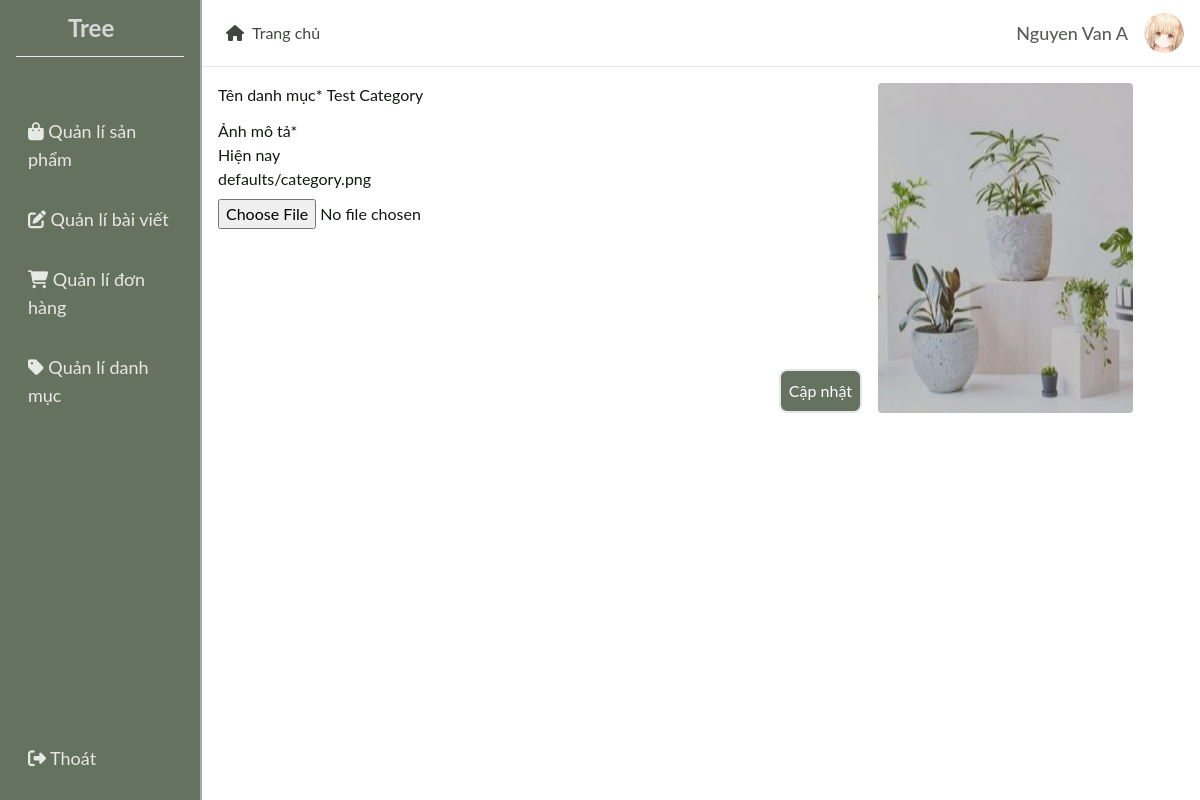
Page /category/10/update/ (signed in) on the committed database.
### user/models.py (models this page shows, shortened)
class Profile(models.Model):
    user = models.OneToOneField(User, on_delete=models.CASCADE)
    email_confirmed = models.BooleanField(default=False)
    avatar = ProcessedImageField(
        upload_to=hashed_filename,
        default="defaults/avatar.png",
        processors=[ResizeToFill(64, 64)],
        format="PNG",
        options={"quality": 60},
    )
    bio = models.TextField(max_length=500, blank=True)
    def full_name(self):
        return f"{self.user.first_name} {self.user.last_name}"

### core/models.py (models this page shows, shortened)
class BaseModel(models.Model):
    created_at = models.DateTimeField(auto_now_add=True)
    updated_at = models.DateTimeField(auto_now=True)
    class Meta:
        abstract = True

class Category(BaseModel):
    label = models.CharField(max_length=255, unique=True, blank=False)
    image = ProcessedImageField(
        upload_to=hashed_filename,
        default="defaults/category.png",
        processors=[ResizeToFill(320, 320)],
        format="PNG",
        options={"quality": 60},
    )
    slug = models.SlugField(max_length=255, unique=True)

### core/views.py (the view)
class CategoryUpdateView(AdminRequiredMixin, SuccessMessageMixin, UpdateView):
    model = Category
    form_class = CategoryForm
    template_name = "core/category_update.html"
    success_url = reverse_lazy("core:category_list")
    success_message = "Danh mục '%(label)s' đã được cập nhật thành công"
    def get_context_data(self, **kwargs):
        context = super().get_context_data(**kwargs)
        context["cate"] = self.get_object()
        return context

### core/forms.py
class CategoryForm(forms.ModelForm):
    class Meta:
        model = Category
        fields = ["label", "image"]
        labels = {"label": "Tên danh mục", "image": "Ảnh mô tả"}

### core/views.py (called while the page is built)
    def test_func(self):
        user = self.request.user
        admin_group = user.groups.filter(name="Admins").exists()
        return user.is_superuser or admin_group

### templates/core/category_update.html (shortened to what this page needs)
{% extends "layout/admin.html" %}
{% load static %}
{% load crispy_forms_tags %}
{% load humanize %}
{% load concurency %}
{% block content %}
<div class="flex items-stretch gap-4">
    <form class="w-2/3" action="" method="post" enctype="multipart/form-data">
        {{ form|crispy }}
        <button class="mt-32 float-right btn text-white bg-[#667260] hover:bg-[#373d32]" type="submit">Cập nhật</button>
    </form>
    <img class="rounded" src="{{ cate.image.url }}" alt="">
</div>
{% endblock content %}

### templates/layout/admin.html (shortened to what this page needs)
{% load static %}
{% load crispy_forms_tags %}
{% load humanize %}
<!DOCTYPE html>
<html lang="en">
<head>
    <link rel="stylesheet" href="{% static 'css/tailwind-dev.css' %}?{% now 'U' %}">
    <link rel="stylesheet" href="https://cdnjs.cloudflare.com/ajax/libs/font-awesome/6.4.0/css/all.min.css">
</head>
<body>
    <main class="flex w-full justify-between     items-stretch h-screen font-lato">
        <aside class="bg-[#667260] w-1/6 p-4 pt-0 flex flex-col gap-12 items-stretch text-[#F5F6F4]">
            <div class="p-3 flex border-b">
                <img class="object-contain w-10" src="{% static 'tree/app.ico' %}" alt="">
                <span class="text-2xl font-bold text-[#d6d7d9]">Tree</span>
            </div>
            <nav class="flex flex-col gap-2 justify-center">
                <a href="{% url 'core:product_list' %}" class="p-3 rounded-lg text-lg opacity-90 hover:bg-[#33382E]">
                    <i class="fas fa-bag-shopping"></i>
                    <span>Quản lí sản phẩm</span>
                </a>
                <a href="{% url 'blog:list_posts' %}" class="p-3 rounded-lg text-lg opacity-90 hover:bg-[#33382E]">
                    <i class="fas fa-edit"></i> Quản lí bài viết
                </a>
                <a class="p-3 rounded-lg text-lg opacity-90 hover:bg-[#33382E]">
                    <i class="fas fa-cart-shopping"></i> Quản lí đơn hàng
                </a>
                <a href="{% url 'core:category_list'%}" class="p-3 rounded-lg text-lg opacity-90 hover:bg-[#33382E]">
                    <i class="fas fa-tag"></i> Quản lí danh mục
                </a>
            </nav>
            <span class="grow"></span>
            <nav class="flex flex-col items-stretch">
                <a class="p-3 rounded-lg text-lg opacity-90 hover:bg-[#33382E]">
                    <i class="fa fa-right-from-bracket"></i> Thoát
                </a>
            </nav>
        </aside>
        <span class="bg-slate-500 w-[2px] opacity-60"></span>
        <section class="flex flex-col grow text-[#131712]">
            <header class="h-[4.1rem] flex justify-between items-center">
                <a href="{% url 'core:home' %}" class="flex items-center gap-2 p-2 px-6 opacity-80 hover:opacity-100">
                    <i class="fas fa-home"></i>
                    <span>Trang chủ</span>
                </a>
                <a href="{% url 'profile' %}" class="p-4 flex items-center gap-4">
                    <span class="text-lg font-medium opacity-70 hover:opacity-100">{{ user.profile.full_name }}</span>
                    <img class="rounded-full w-10" src="{{ user.profile.avatar.url }}" alt="">
                </a>
            </header>
            <hr>
            <div class="p-4 w-full h-full overflow-y-auto">
                {% block content %}
                {% endblock content %}
            </div>
        </section>
    </main>
</body>
</html>

### rows in the picture
Category: label "Test Category", image (picture)

### other values in the picture
{{ user.profile.full_name }} "Nguyen Van A"
